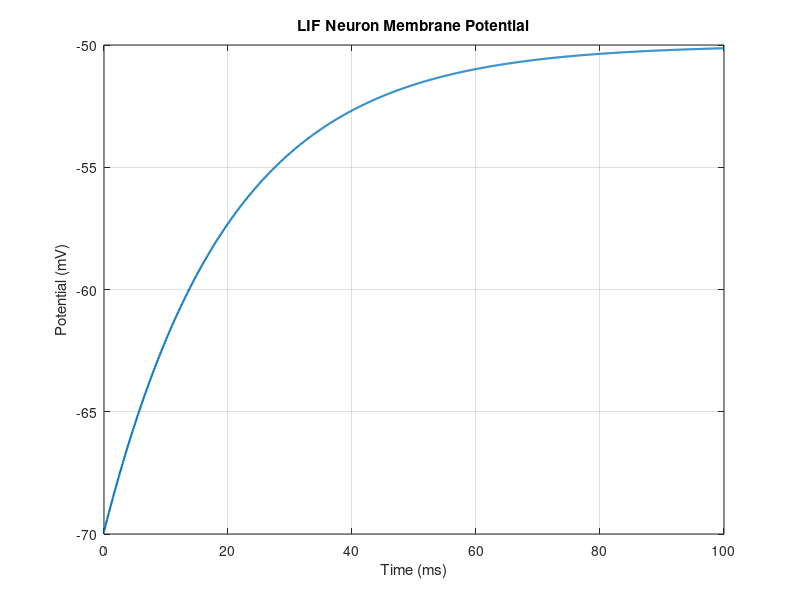

This chart was generated by the following MATLAB code: (Note: this script raises an error after producing the figure.)
% 04_neuroscience_spiking.m
% UniLab Neuroscience: Neuron Dynamics & Hodgkin-Huxley Model

clear all;
clc;

disp('🧠 UniLab Computational Neuroscience');
disp('=====================================');

%% 1. Leaky Integrate-and-Fire (LIF) Neuron
disp('--- 1. Leaky Integrate-and-Fire Model ---');
dt_v = 0.1; t_e = 100.0;
V_m = -70.0; V_t = -50.0; V_r = -75.0;
tau_v = 20.0; R_v = 1.0; I_e = 25.0;

t_v = 0:dt_v:t_e;
V_h = zeros(1, size(t_v, 2));

for i = 1:size(t_v, 2)
    dV = (-(V_m - V_r) + R_v * I_e) / tau_v * dt_v;
    V_m = V_m + dV;
    if V_m >= V_t
        V_m = V_r;
    end
    V_h(i) = V_m;
end

figure;
plot(t_v, V_h, 'LineWidth', 1.5);
title('LIF Neuron Membrane Potential');
xlabel('Time (ms)'); ylabel('Potential (mV)');
grid on;

%% 2. Hodgkin-Huxley Spiking Dynamics
disp(' ');
disp('--- 2. Hodgkin-Huxley Spiking Simulator ---');

function s_n = hh_step(s_c, p_p)
    s_n = s_c;
    dt_s = 0.01; I_v = 10.0;
    V_val = s_c.V; m_val = s_c.m; h_val = s_c.h; n_val = s_c.n;
    
    am = 0.1*(V_val+40.0)/(1.0-exp(-(V_val+40.0)/10.0));
    bm = 4.0*exp(-(V_val+65.0)/18.0);
    ah = 0.07*exp(-(V_val+65.0)/20.0);
    bh = 1.0/(1.0+exp(-(V_val+35.0)/10.0));
    an = 0.01*(V_val+55.0)/(1.0-exp(-(V_val+55.0)/10.0));
    bn = 0.125*exp(-(V_val+65.0)/80.0);
    
    dm = (am*(1.0-m_val) - bm*m_val);
    dh = (ah*(1.0-h_val) - bh*h_val);
    dn = (an*(1.0-n_val) - bn*n_val);
    
    gNa = 120.0; gK = 36.0; gL = 0.3;
    ENa = 50.0; EK = -77.0; EL = -54.387;
    
    dV = (I_v - gNa*m_val^3*h_val*(V_val-ENa) - gK*n_val^4*(V_val-EK) - gL*(V_val-EL));
    
    s_n.V = V_val + dV * dt_s;
    s_n.m = m_val + dm * dt_s;
    s_n.h = h_val + dh * dt_s;
    s_n.n = n_val + dn * dt_s;
    s_n.h_v = [s_c.h_v; s_n.V];
    if size(s_n.h_v, 1) > 500, s_n.h_v = s_n.h_v(end-499:end); end
end

function hh_draw(ax_o, s_d)
    plot(ax_o, s_d.h_v, 'r-', 'LineWidth', 2);
    title(ax_o, 'Hodgkin-Huxley Action Potential');
    ylabel(ax_o, 'Voltage (mV)');
end

st_hh = struct('V', -65.0, 'm', 0.05, 'h', 0.6, 'n', 0.32, 'h_v', []);
simulate('algorithm', 'step', @hh_step, 'draw', @hh_draw, 'state', st_hh);

disp('Neuroscience Session Complete.');
